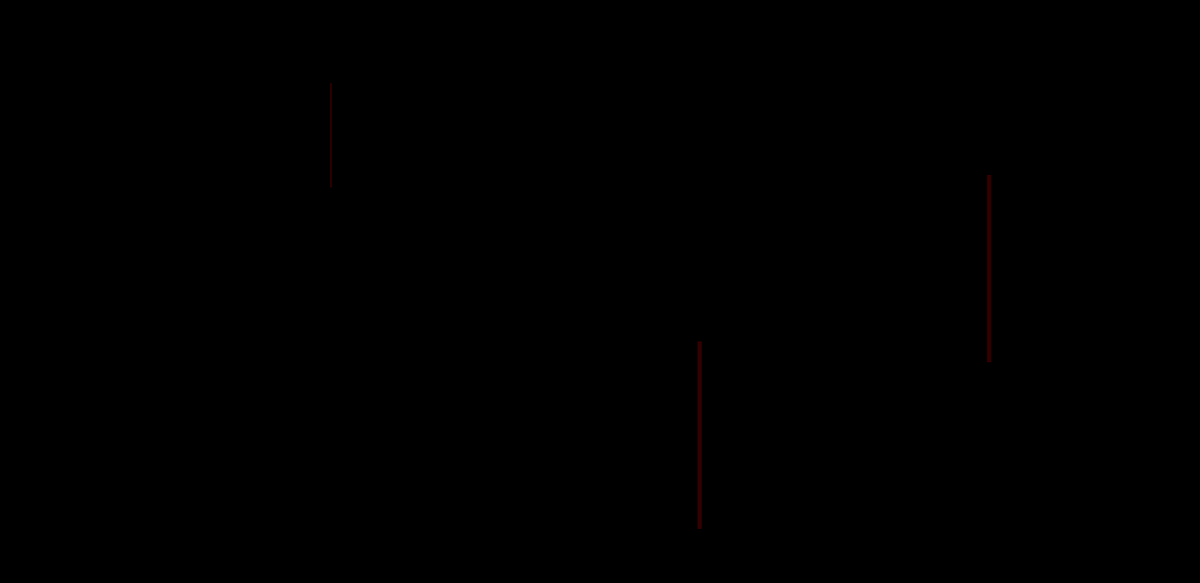
Frame 1 (no input)
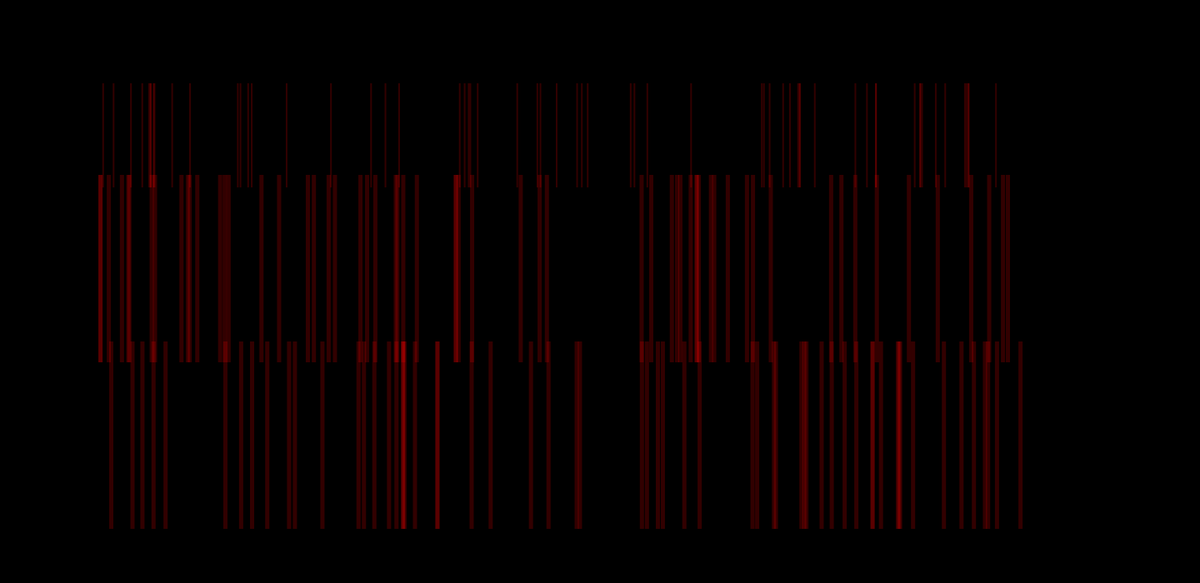
Frame 60 (the mouse pressed at the canvas centre just before this capture)
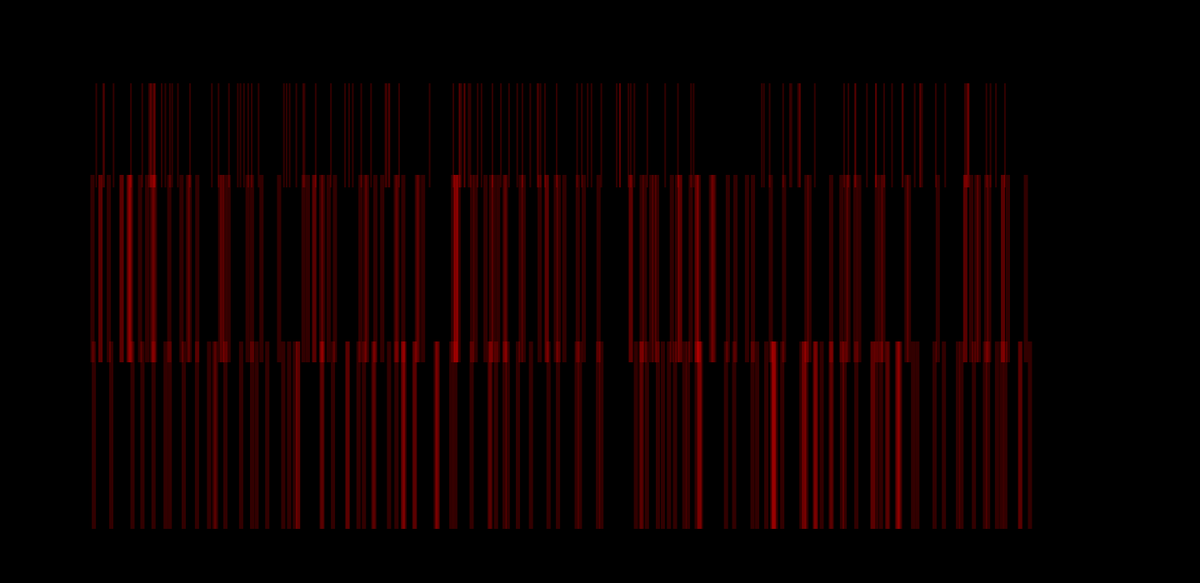
Frame 120 (the mouse held since frame 60 and released just before this capture)

The Processing sketch that drew these frames (run headless with seeded random() and noise(); from frame 60 on, the mouse is pressed at the canvas centre):

// Processing sketch: processing_16397
// ── processing_16397.pde

float a;



void setup(){
  size(1440,700);
      background(0);
      smooth();
}
  void draw(){
    
    noStroke();
    fill(255,0,0,50);
    rect(random(100,1240),random(410,110),random(5,00),random(225,130));
    rect(random(100,1240),random(100,100),random(2,00),random(125,125));
    rect(random(100,1240),random(210,210),random(5,00),random(225,225));
    frameRate(30);
    a= random(0,150);
   
  }
